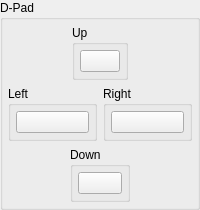
													<widget class="QGroupBox" name="gb_dpad">
														<property name="title">
															<string>D-Pad</string>
														</property>
														<layout class="QVBoxLayout" name="gb_dpad_layout">
															<property name="spacing">
																<number>6</number>
															</property>
															<property name="leftMargin">
																<number>5</number>
															</property>
															<property name="topMargin">
																<number>5</number>
															</property>
															<property name="rightMargin">
																<number>5</number>
															</property>
															<property name="bottomMargin">
																<number>5</number>
															</property>
															<item>
																<widget class="QWidget" name="dpad_up_widget" native="true">
																	<layout class="QHBoxLayout" name="dpad_up_hlayout">
																		<property name="leftMargin">
																			<number>0</number>
																		</property>
																		<property name="topMargin">
																			<number>0</number>
																		</property>
																		<property name="rightMargin">
																			<number>0</number>
																		</property>
																		<property name="bottomMargin">
																			<number>0</number>
																		</property>
																		<item>
																			<spacer name="dpad_up_spacer_l">
																				<property name="orientation">
																					<enum>Qt::Orientation::Horizontal</enum>
																				</property>
																				<property name="sizeHint" stdset="0">
																					<size>
																						<width>40</width>
																						<height>20</height>
																					</size>
																				</property>
																			</spacer>
																		</item>
																		<item>
																			<widget class="QGroupBox" name="gb_dpad_up">
																				<property name="title">
																					<string>Up</string>
																				</property>
																				<layout class="QVBoxLayout" name="gb_dpad_up_layout">
																					<property name="leftMargin">
																						<number>5</number>
																					</property>
																					<property name="topMargin">
																						<number>5</number>
																					</property>
																					<property name="rightMargin">
																						<number>5</number>
																					</property>
																					<property name="bottomMargin">
																						<number>5</number>
																					</property>
																					<item>
																						<widget class="QPushButton" name="btn_dpad_up">
																							<property name="text">
																								<string/>
																							</property>
																							<property name="autoDefault">
																								<bool>false</bool>
																							</property>
																						</widget>
																					</item>
																				</layout>
																			</widget>
																		</item>
																		<item>
																			<spacer name="dpad_up_spacer_r">
																				<property name="orientation">
																					<enum>Qt::Orientation::Horizontal</enum>
																				</property>
																				<property name="sizeHint" stdset="0">
																					<size>
																						<width>40</width>
																						<height>20</height>
																					</size>
																				</property>
																			</spacer>
																		</item>
																	</layout>
																</widget>
															</item>
															<item>
																<layout class="QHBoxLayout" name="dpad_lr_layout">
																	<item>
																		<widget class="QGroupBox" name="gb_dpad_left">
																			<property name="title">
																				<string>Left</string>
																			</property>
																			<layout class="QVBoxLayout" name="gb_dpad_left_layout">
																				<property name="leftMargin">
																					<number>5</number>
																				</property>
																				<property name="topMargin">
																					<number>5</number>
																				</property>
																				<property name="rightMargin">
																					<number>5</number>
																				</property>
																				<property name="bottomMargin">
																					<number>5</number>
																				</property>
																				<item>
																					<widget class="QPushButton" name="btn_dpad_left">
																						<property name="text">
																							<string/>
																						</property>
																						<property name="autoDefault">
																							<bool>false</bool>
																						</property>
																					</widget>
																				</item>
																			</layout>
																		</widget>
																	</item>
																	<item>
																		<widget class="QGroupBox" name="gb_dpad_right">
																			<property name="title">
																				<string>Right</string>
																			</property>
																			<layout class="QVBoxLayout" name="gb_dpad_right_layout">
																				<property name="leftMargin">
																					<number>5</number>
																				</property>
																				<property name="topMargin">
																					<number>5</number>
																				</property>
																				<property name="rightMargin">
																					<number>5</number>
																				</property>
																				<property name="bottomMargin">
																					<number>5</number>
																				</property>
																				<item>
																					<widget class="QPushButton" name="btn_dpad_right">
																						<property name="text">
																							<string/>
																						</property>
																						<property name="autoDefault">
																							<bool>false</bool>
																						</property>
																					</widget>
																				</item>
																			</layout>
																		</widget>
																	</item>
																</layout>
															</item>
															<item>
																<widget class="QWidget" name="dpad_down_widget" native="true">
																	<layout class="QHBoxLayout" name="dpad_down_hlayout">
																		<property name="leftMargin">
																			<number>0</number>
																		</property>
																		<property name="topMargin">
																			<number>0</number>
																		</property>
																		<property name="rightMargin">
																			<number>0</number>
																		</property>
																		<property name="bottomMargin">
																			<number>0</number>
																		</property>
																		<item>
																			<spacer name="dpad_down_spacer_l">
																				<property name="orientation">
																					<enum>Qt::Orientation::Horizontal</enum>
																				</property>
																				<property name="sizeHint" stdset="0">
																					<size>
																						<width>40</width>
																						<height>20</height>
																					</size>
																				</property>
																			</spacer>
																		</item>
																		<item>
																			<widget class="QGroupBox" name="gb_dpad_down">
																				<property name="title">
																					<string>Down</string>
																				</property>
																				<layout class="QVBoxLayout" name="gb_dpad_down_layout">
																					<property name="leftMargin">
																						<number>5</number>
																					</property>
																					<property name="topMargin">
																						<number>5</number>
																					</property>
																					<property name="rightMargin">
																						<number>5</number>
																					</property>
																					<property name="bottomMargin">
																						<number>5</number>
																					</property>
																					<item>
																						<widget class="QPushButton" name="btn_dpad_down">
																							<property name="text">
																								<string/>
																							</property>
																							<property name="autoDefault">
																								<bool>false</bool>
																							</property>
																						</widget>
																					</item>
																				</layout>
																			</widget>
																		</item>
																		<item>
																			<spacer name="dpad_down_spacer_r">
																				<property name="orientation">
																					<enum>Qt::Orientation::Horizontal</enum>
																				</property>
																				<property name="sizeHint" stdset="0">
																					<size>
																						<width>40</width>
																						<height>20</height>
																					</size>
																				</property>
																			</spacer>
																		</item>
																	</layout>
																</widget>
															</item>
														</layout>
													</widget>
